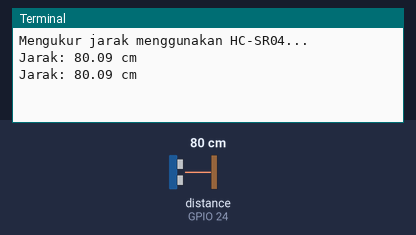
A program run on a simulated Raspberry Pi (BCM pin numbers). On the bench: the last lines printed to the terminal. The inputs (shaded band) are chosen by the test bench; at power-on: distance to the obstacle (sensor on GPIO 24) 80 cm. The echo pulse lasts 58.3 µs per cm; the clock reads 2024-03-15 10:24:30 at power-on unless the program sets it.

Above: at 3.2 s.
3.3 s: distance to the obstacle (sensor on GPIO 24) set to 2 cm
At 4.6 s:
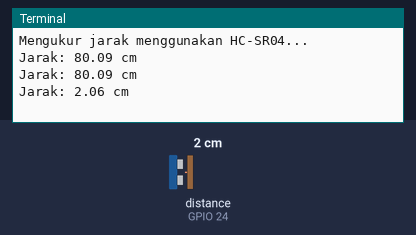
4.8 s: distance to the obstacle (sensor on GPIO 24) set to 4 cm
At 5.6 s:
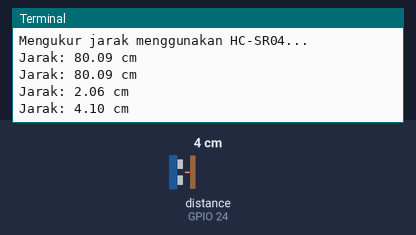
Timing chart, 0 to 7.8 s (numbered marks = the images above; inputs shaded):
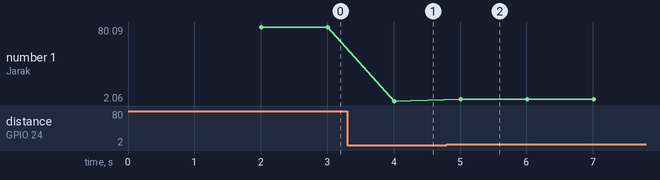

The program:

Rassberrypi.py
```python
import RPi.GPIO as GPIO
import time

# Gunakan mode penomoran BCM (sesuai nomor GPIO)
GPIO.setmode(GPIO.BCM)

# Tentukan pin
TRIG = 23
ECHO = 24

# Set pin
GPIO.setup(TRIG, GPIO.OUT)
GPIO.setup(ECHO, GPIO.IN)

print("Mengukur jarak menggunakan HC-SR04...")
time.sleep(2)

try:
    while True:
        # Pastikan TRIG LOW
        GPIO.output(TRIG, False)
        time.sleep(0.000002)

        # Kirim sinyal 10 mikrodetik
        GPIO.output(TRIG, True)
        time.sleep(0.00001)
        GPIO.output(TRIG, False)

        # Tunggu ECHO HIGH
        while GPIO.input(ECHO) == 0:
            pulse_start = time.time()

        # Tunggu ECHO LOW
        while GPIO.input(ECHO) == 1:
            pulse_end = time.time()

        # Hitung durasi
        pulse_duration = pulse_end - pulse_start

        # Hitung jarak (cm)
        distance = (pulse_duration * 34300) / 2

        print(f"Jarak: {distance:.2f} cm")
        time.sleep(1)

except KeyboardInterrupt:
    print("\nProgram dihentikan oleh pengguna.")
    GPIO.cleanup()
```

Measured:
- after the input at 3.3 s, the terminal: prints a new line after 0.71 s (image 1)
- after the input at 4.8 s, the terminal: prints a new line after 0.21 s (image 2)
- plotted number 1: 80.09 → 2.06 after the input at 3.3 s, 2.06 → 4.1 after the input at 4.8 s
